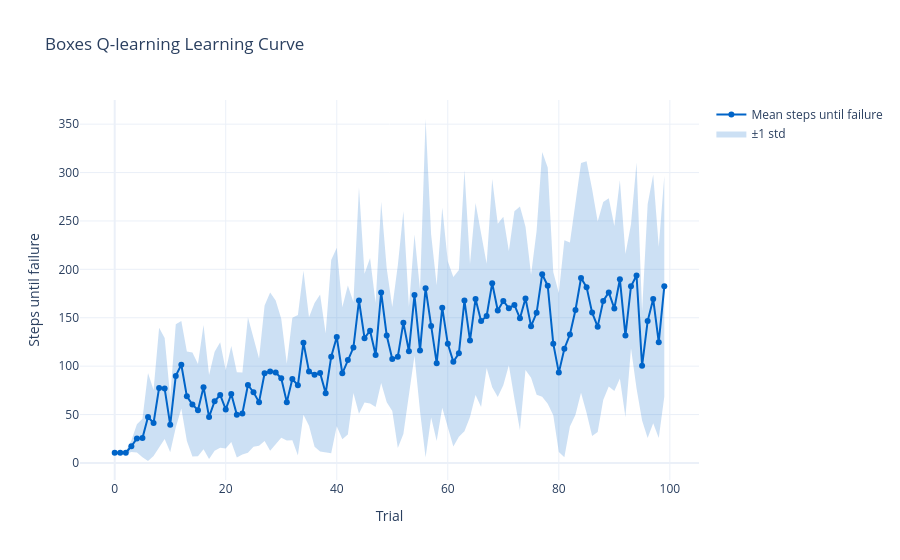

Here is the notebook cell this chart was saved with:
### Code cell
import sys
sys.path.append('..')
from utils.plotting import plot_trial_results
mean_curve = all_trial_results.mean(axis=0)
std_curve = all_trial_results.std(axis=0)
plot_trial_results(model_name, mean_curve, std_curve)
